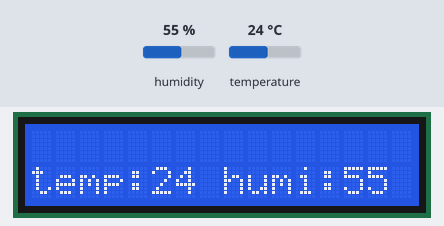
Bench run of a sketch on a simulated Arduino Uno, built with avr-gcc and run on an emulated ATmega328P. Shown: 16×2 character LCD. The test bench sets the inputs (shaded band); at power-on: humidity 55 %, temperature 24 °C. What the sketch prints to the serial monitor is not drawn.

Above: at 1.6 s.
1.7 s: humidity set to 78 %
At 2.9 s:
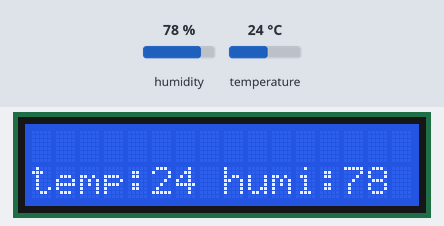
3.5 s: humidity set to 81 %
At 4.2 s:
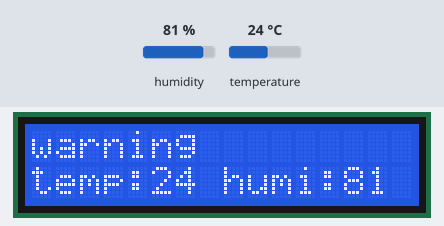
6.4 s: temperature set to 12 °C
At 7.5 s:
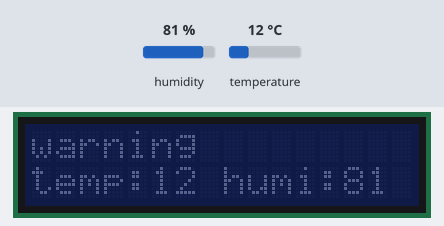
8.5 s: humidity set to 22 %
At 9.6 s:
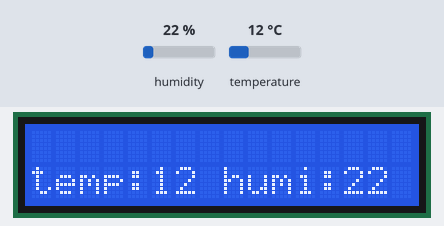
10.5 s: humidity set to 88 %
At 11.2 s:
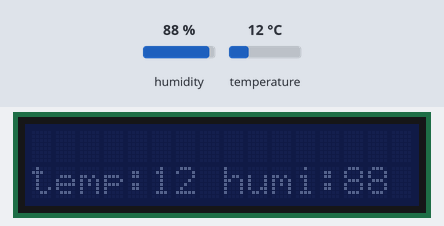
Timing chart, 0 to 13.5 s (numbered marks = the images above; inputs shaded):
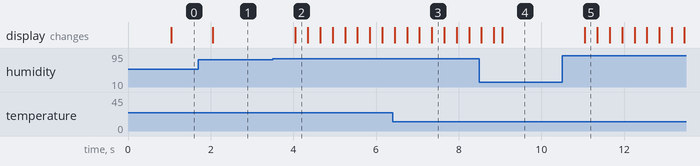

The sketch:

Sensor-DHT11.ino
```cpp
#include <Wire.h>
#include <LiquidCrystal_I2C.h>
#include <DFRobot_DHT11.h>

DFRobot_DHT11 DHT;
#define DHT11_PIN 10

LiquidCrystal_I2C lcd(0x27, 16, 2);


const unsigned long INTERVAL_READSENSOR = 1000;
unsigned long currentMillisReadSensor;
unsigned long previousMillisReadSensor = 0;

const unsigned long INTERVAL_BLINKLCD = 300;
unsigned long previousMillisBlinkLcd = 0;
unsigned long currentMillisBlinkLcd;


const int HUMI_THRESHOLD = 80;
bool isHumiHigherThanThreshold = false;
bool isLcdBlink = false;
bool wasLcdOn = false;
bool isSensorValueChanged = false;
bool wasLcdWarning = false;

void readSensor() {
  currentMillisReadSensor = millis();
  if (currentMillisReadSensor - previousMillisReadSensor >= INTERVAL_READSENSOR) {
    previousMillisReadSensor = millis();
    DHT.read(DHT11_PIN);
    isSensorValueChanged = true;
    Serial.print("temp: ");
    Serial.println(DHT.temperature);
    Serial.print("humi: ");
    Serial.println(DHT.humidity);
  }
}

void printLcd() {
  if (isSensorValueChanged) {
    lcd.setCursor(0, 1);
    lcd.print("temp:");
    lcd.setCursor(5, 1);
    lcd.print(DHT.temperature);
    lcd.setCursor(8, 1);
    lcd.print("humi:");
    lcd.setCursor(13, 1);
    lcd.print(DHT.humidity);
    isSensorValueChanged = false;
  }
}

void checkHumidity() {
  if (DHT.humidity >= HUMI_THRESHOLD) {
    lcdPrintWarning();
    blinkLcd();
  } else {
    if (wasLcdWarning) {
      lcdClearWarning();
    }
    if (not wasLcdOn) {
      lcd.backlight();
    }
  }
}

void blinkLcd() {
  currentMillisBlinkLcd = millis();
  if (currentMillisBlinkLcd - previousMillisBlinkLcd >= INTERVAL_BLINKLCD) {
    previousMillisBlinkLcd = currentMillisBlinkLcd;
    if (wasLcdOn) {
      lcd.noBacklight();
      wasLcdOn = false;
      Serial.println("tat");
    } else {
      lcd.backlight();
      wasLcdOn = true;
      Serial.println("bat");
    }
  }
}


void lcdPrintWarning() {
  if (not wasLcdWarning) {
    lcd.setCursor(0, 0);
    lcd.print("warning");
    wasLcdWarning = true;
  }
}

void lcdClearWarning() {
  if (wasLcdWarning) {
    lcd.setCursor(0, 0);
    lcd.print("       ");
  }
}

void setup() {
  Serial.begin(115200);
  lcd.init();
  lcd.backlight();
}

void loop() {
  readSensor();
  printLcd();
  checkHumidity();
}
```

Measured:
- the behaviour switches between 79 and 80 % on humidity (found by bisection; images 1 and 2)
- after the input at 1.7 s, the display: changes after 0.34 s (image 1)
- after the input at 3.5 s, the display: changes after 0.55 s (image 2)
- after the input at 6.4 s, the display: first differs from a run without the input after 0.65 s (image 3 shows a later state)
- after the input at 8.5 s, the display: first differs from a run without the input after 0.55 s (image 4)
- after the input at 10.5 s, the display: changes after 0.56 s (image 5)
